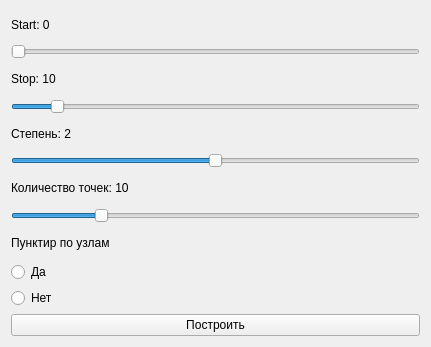
<?xml version="1.0" encoding="UTF-8"?>
<ui version="4.0">
 <class>SliderWindow</class>
 <widget class="QWidget" name="SliderWindow">
  <property name="geometry">
   <rect>
    <x>0</x>
    <y>0</y>
    <width>431</width>
    <height>347</height>
   </rect>
  </property>
  <property name="windowTitle">
   <string>Выбор значений</string>
  </property>
  <layout class="QVBoxLayout" name="verticalLayout">
   <item>
    <widget class="QLabel" name="label_start">
     <property name="text">
      <string>Start: 0</string>
     </property>
    </widget>
   </item>
   <item>
    <widget class="QSlider" name="slider_start">
     <property name="minimum">
      <number>0</number>
     </property>
     <property name="maximum">
      <number>100</number>
     </property>
     <property name="value">
      <number>0</number>
     </property>
     <property name="orientation">
      <enum>Qt::Horizontal</enum>
     </property>
    </widget>
   </item>
   <item>
    <widget class="QLabel" name="label_stop">
     <property name="text">
      <string>Stop: 10</string>
     </property>
    </widget>
   </item>
   <item>
    <widget class="QSlider" name="slider_stop">
     <property name="minimum">
      <number>0</number>
     </property>
     <property name="maximum">
      <number>100</number>
     </property>
     <property name="value">
      <number>10</number>
     </property>
     <property name="orientation">
      <enum>Qt::Horizontal</enum>
     </property>
    </widget>
   </item>
   <item>
    <widget class="QLabel" name="label_degree">
     <property name="text">
      <string>Степень: 2</string>
     </property>
    </widget>
   </item>
   <item>
    <widget class="QSlider" name="slider_degree">
     <property name="maximum">
      <number>4</number>
     </property>
     <property name="value">
      <number>2</number>
     </property>
     <property name="orientation">
      <enum>Qt::Horizontal</enum>
     </property>
    </widget>
   </item>
   <item>
    <widget class="QLabel" name="label_num">
     <property name="text">
      <string>Количество точек: 10</string>
     </property>
    </widget>
   </item>
   <item>
    <widget class="QSlider" name="slider_num">
     <property name="minimum">
      <number>2</number>
     </property>
     <property name="maximum">
      <number>40</number>
     </property>
     <property name="value">
      <number>10</number>
     </property>
     <property name="orientation">
      <enum>Qt::Horizontal</enum>
     </property>
    </widget>
   </item>
   <item>
    <widget class="QLabel" name="label_ro">
     <property name="text">
      <string>Пунктир по узлам</string>
     </property>
    </widget>
   </item>
   <item>
    <widget class="QRadioButton" name="radioButton_rotrue">
     <property name="text">
      <string>Да</string>
     </property>
    </widget>
   </item>
   <item>
    <widget class="QRadioButton" name="radioButton_rofalse">
     <property name="text">
      <string>Нет</string>
     </property>
    </widget>
   </item>
   <item>
    <widget class="QPushButton" name="button_apply">
     <property name="text">
      <string>Построить</string>
     </property>
    </widget>
   </item>
  </layout>
 </widget>
 <resources/>
 <connections/>
</ui>
